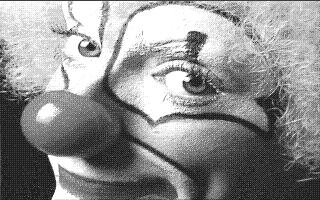
#> input picture numerical_methods_BLG_202/homeworks/Hw2/clown.bmp, 320 x 200 px, found by its file name
$ python image.py
#> lines starting #> are read from the running program, lines starting #| are printed output that depends on the picture
import matplotlib.pyplot as plt
import numpy as np
from matplotlib.image import imread
clown=r'C:\Users\seyfk\OneDrive - Merhaba Kullanıcı\Desktop\DERSLER\BLG202E YUSUF YASLAN\homeworks\Hw2\clown.bmp'
image=imread(clown)
#> image is the input picture: shape (200, 320); min 2, max 255, mean 143.9
print("size")
u, s, vh=np.linalg.svd(image)
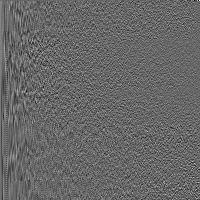
#> u: shape (200, 200) float64; min -0.374, max 0.544, mean 0.000235; drawn with min black and max white
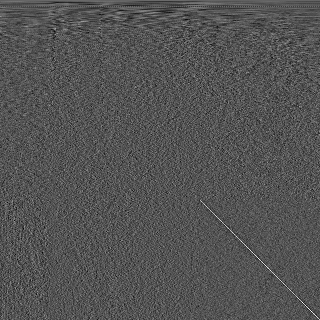
#> vh: shape (320, 320) float64; min -0.257, max 0.523, mean 0.000229; drawn with min black and max white
#> s = 200 values, max 39115.6 at index 0, min 57.22 at index 199, mean 684.8
s=np.diag(s)
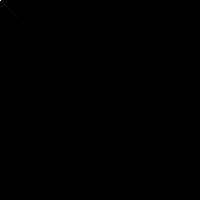
#> s: shape (200, 200) float64; min 0, max 39115.6, mean 3.4; drawn with min black and max white
for i in(2**k for k in range(1,7)):
    plt.imshow(u[ :,:i] @s [0:i,:i] @vh[:i,:]).set_cmap('gray')
    plt.show()
#> this loop made 6 passes
#> pass 1, `plt.show()`:
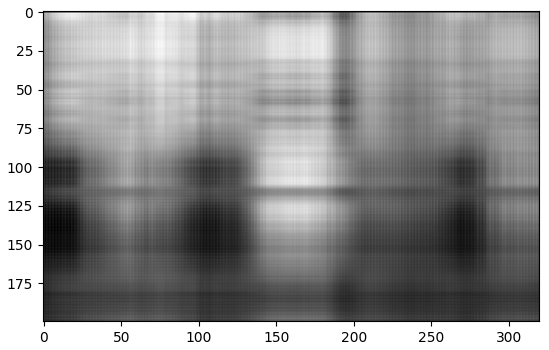
#> figure drawn by matplotlib, 1 panel
#> pass 2, `plt.show()`:
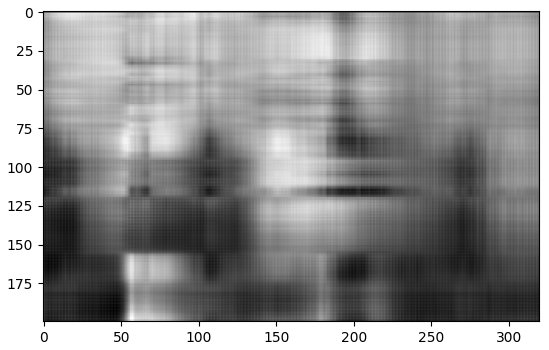
#> figure drawn by matplotlib, 1 panel
